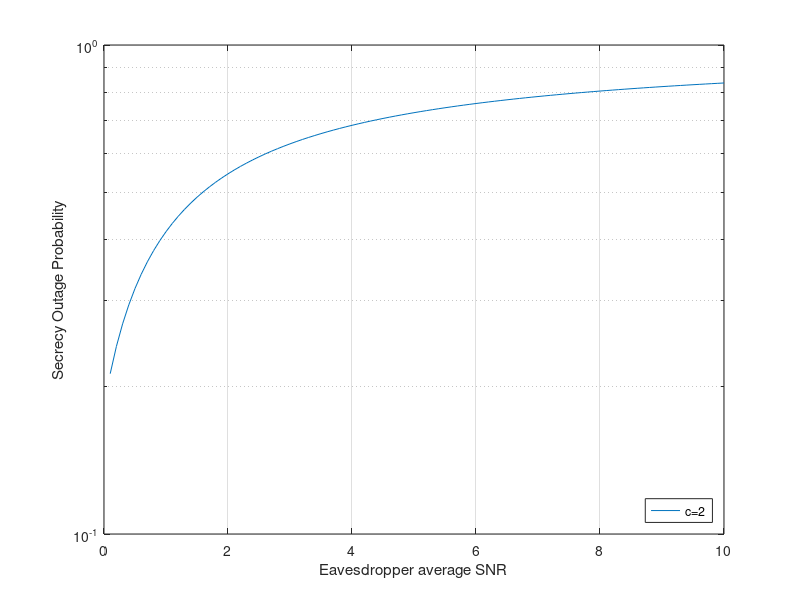

Here is the MATLAB script that generated this plot:
%%  the global simulation parameters
destination_avgSNR = 5;
eavesdropper_avgSNR = 0:0.1:10;

%% this is the weibull fading channel simulation for c = 2 (Rayleigh)

%   this simulation is going to mimic the Rayleigh theoretical simulation
%   We first have to define our parameters

%   this is the shape parameter c
c = 2;
Cth = 1;
t = 2^Cth;

q = gamma(1+2/c)./eavesdropper_avgSNR;
p = gamma(1+2/c)/destination_avgSNR;
j = (c/2)*(gamma(1+c/2)./eavesdropper_avgSNR);

% this is the first integral
i1 = 2.*q.^(-c/2)./c;

%   the second integral changes based on the shape parameter
i2 = exp(p-p*t)./(q+p*t);

SOP2 = ((c*j)/2).*(i1-i2);

semilogy(eavesdropper_avgSNR, SOP2);
xlabel('Eavesdropper average SNR');
ylabel('Secrecy Outage Probability');

%%  this is the weibull fading channel for c = 4
c = 4;
Cth = 1;
t = 2^Cth;

q = gamma(1+2/c)./eavesdropper_avgSNR;
p = gamma(1+2/c)/destination_avgSNR;
j = (c/2)*(gamma(1+c/2)./eavesdropper_avgSNR);

%   the first integral
i1 = 2*q.^(-c/2)./c;

% %   the second integral for c = 4 is going to be broken in parts
% % Define constants
% e = exp(1);
% pi_sqrt = sqrt(pi);
% % Calculate intermediate values (using element-wise operations)
% term1 = e^(-p^2*(t-1)^2);
% term2 = sqrt(p^2*t^2+q.^2) - pi_sqrt*p^2*(t-1)*t*e.^((p^4*(t-1)^2*t^2)./(p^2*t^2+q.^2)).*erfc((p^2*(t-1)*t)./sqrt(p^2*t^2+q.^2));
% term3 = 2.*(p^2*t^2+q.^2).^(3/2);
% 
% % Calculate final result (using element-wise operations)
% i4 = term1.*term2./term3;
% 
% SOP4 = ((c.*j)./2).*(i1-i4);
% 
% for i=1:length(SOP4)-1
%     if(SOP4(i) > 1)
%         SOP4(i)=SOP4(i+1);
%     end
% end
% SOP4(i+1)=1;
% 
% hold on;
% semilogy(eavesdropper_avgSNR, SOP4);
% hold off;

legend('c=2', 'c=4', 'Location', 'Southeast');
grid on;

